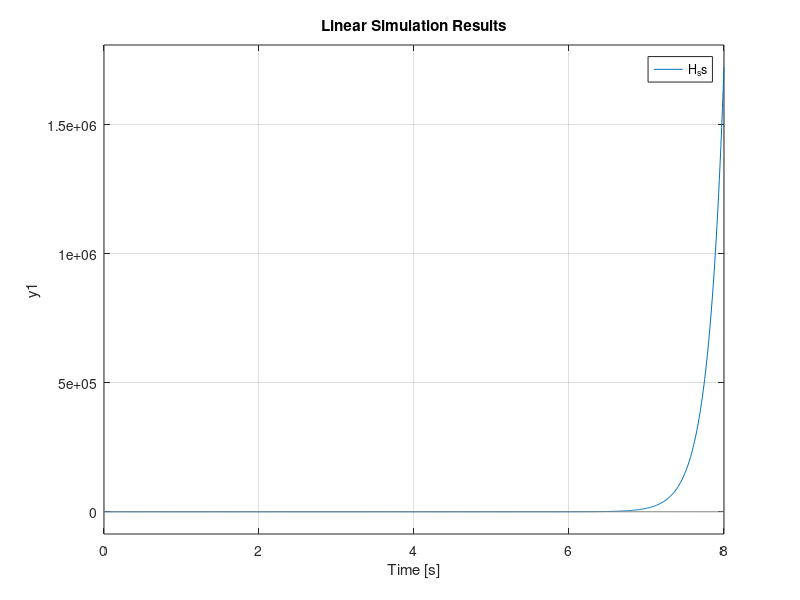

The MATLAB source for this figure:
% THIS SCRIPT CALCULATES THEORETICAL VALUES FOR THE PID CONTROLER %

%% Bike Physical Parameters
m_b = 0.3046; %Bike mass 

m_w = 0.2804; %Motor + Flywheel mass

I_b = 0.043; %Bike moment of inertia

I_w = 1.5E-5; %Flywheel + Motor moment of inertia

L_b = 0.292; %Bike height (to the center of the flywheel)

L_c = 0.258; %Height of bike COM

g = 9.8; %Gravitationnal constant

%% Motor Parameters
max_voltage = 12; %Max voltage in volts

stall_torque = 0.297; %In Nm

stall_current = 2.1; %In amps

%% Sensor Gains
Ka = 12; %Conversion between PWM and voltage

Km = 1; %Position sensor gain

%% Motor Constants
M = stall_torque/stall_current; %Torque constant, Nm/A

Ra = max_voltage/stall_current; %Armature resistance, in Ohms

M = 0.0375;
Ra = 4.7;
Ka = 1.168;
Km = 107.47;

%% Equation Constants
a_1 = m_w * L_b^2 + I_b;

a_2 = (m_b*L_c + m_w*L_b)*g;

gamma = M/Ra * (1/I_w + 1/a_1);

beta = M*Ka/(a_1 * Ra);

delta = M*M/(a_1*Ra);

%% Defining Open Loop System 
%%%%%%%%%%%%%% Defining simulink's transfer function %%%%%%%%%%%
%System matrix
A = [[0 1 0]; [a_2/a_1 0 delta]; [-a_2/a_1 0 -M*gamma]];
B = transpose([0 beta -Ka*gamma]);
C = [Km 0 0];
D = 0;
open_loop_sys = ss(A,B,C,D);

%Transfer function
[num,denum] = ss2tf(A,B,C,D);
transfer = tf(num, denum);

%% PID control

Tpaper = tf([9.6951, 93.9843, 227.771],[1, 14.541, 70.4802, 113.873]);
C = -Tpaper/(transfer*(Tpaper-1));

Kp = 16.1;
Ki = 61.92;
Kd = 0.644;
pid_tf = tf(pid(Kp,Ki,Kd));


%Transfer function of closed loop system:
% Poles and zeros of paper T for comparison
[a,b,c,d] = (tf2ss(cell2mat(Tpaper.Num), cell2mat(Tpaper.Den)));
closed_loop_system = ss(a,b,c,d);
poles_paper = roots(cell2mat(Tpaper.Den));
zeros_paper = roots(cell2mat(Tpaper.Num));

T = tf(feedback(transfer*pid_tf,1));
[a,b,c,d] = (tf2ss(cell2mat(T.Num), cell2mat(T.Den)));
closed_loop_system = ss(a,b,c,d);
poles = roots(cell2mat(T.Den));
zero = roots(cell2mat(T.Num));

%% Internally Stable Design - Section 4 of paper
sensitivity_u = pid_tf/(1+pid_tf*transfer);
poles = roots(cell2mat(sensitivity_u.Den));
zero = roots(cell2mat(sensitivity_u.Num));

Kf = -1.24;
af = 19.95;
F = tf(Kf,[1,af]);

H = F*pid_tf*transfer/(1+pid_tf*(F+transfer));
[a,b,c,d] = (tf2ss(cell2mat(H.Num), cell2mat(H.Den)));
H_ss = ss(a,b,c,d);

[a,b,c,d] = tf2ss([-4.1158, 19.9534],[1 19.95]);
H_ss_paper= ss(a,b,c,d);

%% Response to intial condition:
theta_0 = -0.2; %radians
t = 0:1E-2:8;
u = 0*t;
theta_desired = 0*t;
tFinal = 1;
lsim(H_ss, theta_desired, t, [theta_0, zeros(1,9)]);

%rltool(closed_loop_system);


